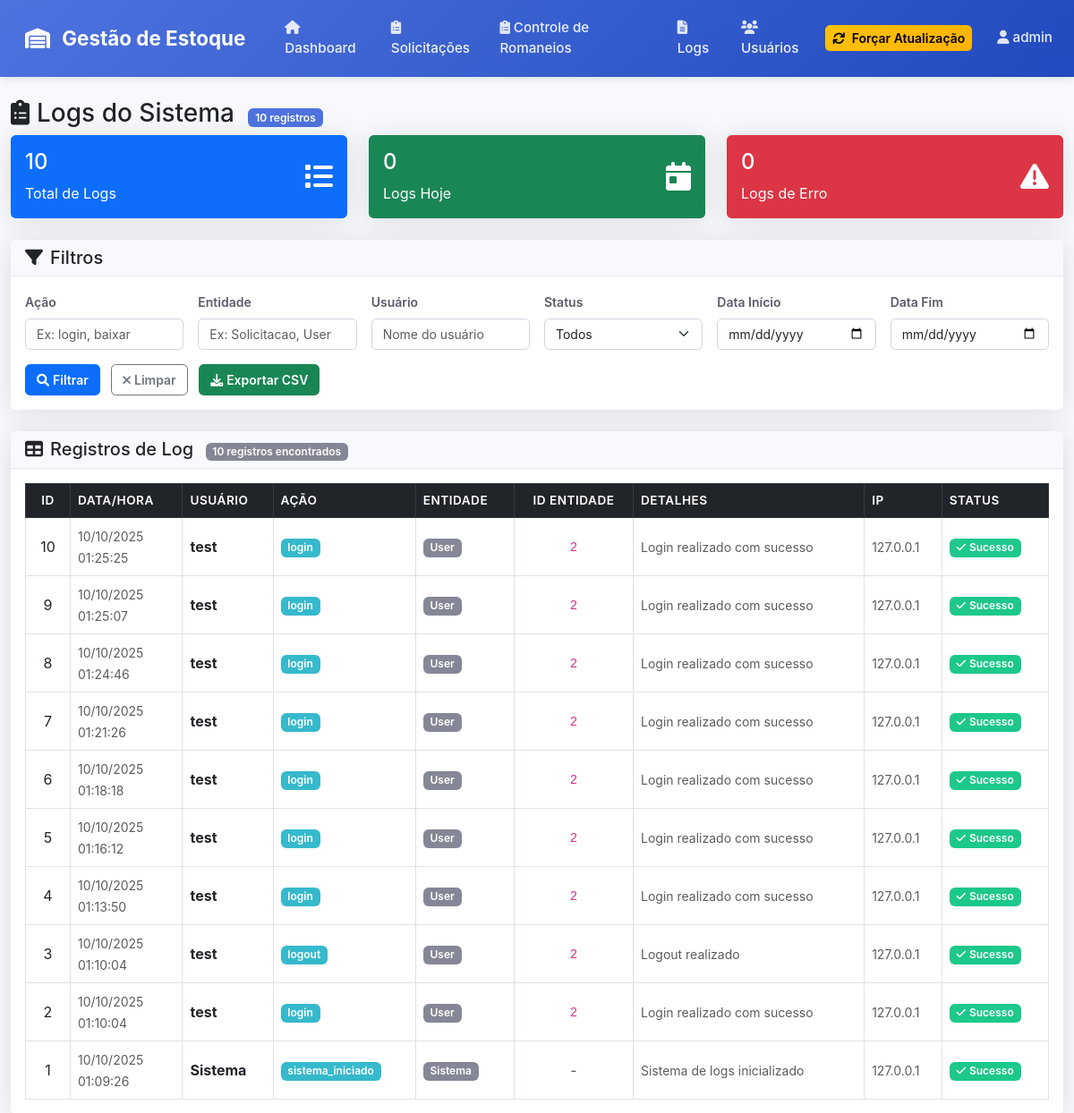
The app's page /logs (signed in) with its own data.
### app.py (models this page shows, shortened)
class User(UserMixin, db.Model):
    id = db.Column(db.Integer, primary_key=True)
    username = db.Column(db.String(80), unique=True, nullable=False)
    email = db.Column(db.String(120), unique=True, nullable=False)
    password_hash = db.Column(db.String(120), nullable=False)
    is_admin = db.Column(db.Boolean, default=False)
    is_active = db.Column(db.Boolean, default=True)
    created_at = db.Column(db.DateTime, default=datetime.utcnow)

class Log(db.Model):
    id = db.Column(db.Integer, primary_key=True)
    timestamp = db.Column(db.DateTime, default=datetime.utcnow, nullable=False)
    usuario_id = db.Column(db.Integer, db.ForeignKey('user.id'), nullable=False)
    usuario_nome = db.Column(db.String(80), nullable=False)
    acao = db.Column(db.String(50), nullable=False)  # login, logout, criar, editar, deletar, aprovar, etc.
    entidade = db.Column(db.String(50), nullable=False)  # Solicitacao, Produto, User, etc.
    entidade_id = db.Column(db.Integer, nullable=True)  # ID da entidade afetada
    detalhes = db.Column(db.Text, nullable=True)  # JSON com detalhes da operação
    ip_address = db.Column(db.String(45), nullable=True)  # Suporta IPv6
    user_agent = db.Column(db.String(500), nullable=True)
    status = db.Column(db.String(20), default='sucesso')  # sucesso, erro, aviso
    usuario = db.relationship('User', backref=db.backref('logs', lazy=True))

### app.py (the view)
@app.route('/logs')
@login_required
def logs():
    page = request.args.get('page', 1, type=int)
    per_page = 50
    acao_filter = request.args.get('acao', '')
    entidade_filter = request.args.get('entidade', '')
    usuario_filter = request.args.get('usuario', '')
    status_filter = request.args.get('status', '')
    data_inicio = request.args.get('data_inicio', '')
    data_fim = request.args.get('data_fim', '')
    query = Log.query
    if acao_filter:
        query = query.filter(Log.acao.contains(acao_filter))
    if entidade_filter:
        query = query.filter(Log.entidade.contains(entidade_filter))
    if usuario_filter:
        query = query.filter(Log.usuario_nome.contains(usuario_filter))
    if status_filter:
        query = query.filter(Log.status == status_filter)
    if data_inicio:
        try:
            data_inicio_obj = datetime.strptime(data_inicio, '%Y-%m-%d')
            query = query.filter(Log.timestamp >= data_inicio_obj)
        except ValueError:
            pass
    if data_fim:
        try:
            data_fim_obj = datetime.strptime(data_fim, '%Y-%m-%d')
            query = query.filter(Log.timestamp <= data_fim_obj)
        except ValueError:
            pass
    logs = query.order_by(Log.timestamp.desc()).paginate(
        page=page, per_page=per_page, error_out=False
    )
    total_logs = Log.query.count()
    logs_hoje = Log.query.filter(Log.timestamp >= datetime.now().replace(hour=0, minute=0, second=0, microsecond=0)).count()
    logs_erro = Log.query.filter(Log.status == 'erro').count()
    stats = {
        'total': total_logs,
        'hoje': logs_hoje,
        'erros': logs_erro
    }
    return render_template('logs.html',
                         logs=logs,
                         stats=stats,
                         acao_filter=acao_filter,
                         entidade_filter=entidade_filter,
                         usuario_filter=usuario_filter,
                         status_filter=status_filter,
                         data_inicio=data_inicio,
                         data_fim=data_fim)

### templates/logs.html (shortened to what this page needs)
{% extends "base.html" %}
{% block content %}
<div class="row">
    <div class="col-12">
        <h1 class="h3">
            <i class="fas fa-clipboard-list me-2"></i>Logs do Sistema
            <span class="badge bg-primary ms-2">{{ stats.total }} registros</span>
        </h1>
    </div>
</div>
<div class="row mb-4">
    <div class="col-md-4">
        <div class="card bg-primary text-white">
            <div class="card-body">
                <div class="d-flex justify-content-between">
                    <div>
                        <h4 class="card-title">{{ stats.total }}</h4>
                        <p class="card-text">Total de Logs</p>
                    </div>
                    <div class="align-self-center">
                        <i class="fas fa-list fa-2x"></i>
                    </div>
                </div>
            </div>
        </div>
    </div>
    <div class="col-md-4">
        <div class="card bg-success text-white">
            <div class="card-body">
                <div class="d-flex justify-content-between">
                    <div>
                        <h4 class="card-title">{{ stats.hoje }}</h4>
                        <p class="card-text">Logs Hoje</p>
                    </div>
                    <div class="align-self-center">
                        <i class="fas fa-calendar-day fa-2x"></i>
                    </div>
                </div>
            </div>
        </div>
    </div>
    <div class="col-md-4">
        <div class="card bg-danger text-white">
            <div class="card-body">
                <div class="d-flex justify-content-between">
                    <div>
                        <h4 class="card-title">{{ stats.erros }}</h4>
                        <p class="card-text">Logs de Erro</p>
                    </div>
                    <div class="align-self-center">
                        <i class="fas fa-exclamation-triangle fa-2x"></i>
                    </div>
                </div>
            </div>
        </div>
    </div>
</div>
<div class="row mb-4">
    <div class="col-12">
        <div class="card shadow">
            <div class="card-header">
                <h5 class="mb-0">
                    <i class="fas fa-filter me-2"></i>Filtros
                </h5>
            </div>
            <div class="card-body">
                <form method="GET" class="row g-3">
                    <div class="col-md-2">
                        <label for="acao" class="form-label">Ação</label>
                        <input type="text" class="form-control" id="acao" name="acao"
                               value="{{ acao_filter }}" placeholder="Ex: login, baixar">
                    </div>
                    <div class="col-md-2">
                        <label for="entidade" class="form-label">Entidade</label>
                        <input type="text" class="form-control" id="entidade" name="entidade"
                               value="{{ entidade_filter }}" placeholder="Ex: Solicitacao, User">
                    </div>
                    <div class="col-md-2">
                        <label for="usuario" class="form-label">Usuário</label>
                        <input type="text" class="form-control" id="usuario" name="usuario"
                               value="{{ usuario_filter }}" placeholder="Nome do usuário">
                    </div>
                    <div class="col-md-2">
                        <label for="status" class="form-label">Status</label>
                        <select class="form-select" id="status" name="status">
                            <option value="">Todos</option>
                        </select>
                    </div>
                    <div class="col-md-2">
                        <label for="data_inicio" class="form-label">Data Início</label>
                        <input type="date" class="form-control" id="data_inicio" name="data_inicio"
                               value="{{ data_inicio }}">
                    </div>
                    <div class="col-md-2">
                        <label for="data_fim" class="form-label">Data Fim</label>
                        <input type="date" class="form-control" id="data_fim" name="data_fim"
                               value="{{ data_fim }}">
                    </div>
                    <div class="col-12">
                        <button type="submit" class="btn btn-primary me-2">
                            <i class="fas fa-search me-1"></i>Filtrar
                        </button>
                        <a href="{{ url_for('logs') }}" class="btn btn-outline-secondary me-2">
                            <i class="fas fa-times me-1"></i>Limpar
                        </a>
                        <a href="{{ url_for('export_logs', acao=acao_filter, entidade=entidade_filter, usuario=usuario_filter, status=status_filter, data_inicio=data_inicio, data_fim=data_fim) }}"
                           class="btn btn-success">
                            <i class="fas fa-download me-1"></i>Exportar CSV
                        </a>
                    </div>
                </form>
            </div>
        </div>
    </div>
</div>
<div class="card shadow">
    <div class="card-header">
        <h5 class="mb-0">
            <i class="fas fa-table me-2"></i>Registros de Log
            <span class="badge bg-secondary ms-2">{{ logs.total }} registros encontrados</span>
        </h5>
    </div>
    <div class="card-body">
        <div class="table-responsive">
            <table class="table table-bordered table-hover">
                <thead class="table-dark">
                    <tr>
                        <th>ID</th>
                        <th>Data/Hora</th>
                        <th>Usuário</th>
                        <th>Ação</th>
                        <th>Entidade</th>
                        <th>ID Entidade</th>
                        <th>Detalhes</th>
                        <th>IP</th>
                        <th>Status</th>
                    </tr>
                </thead>
                <tbody>
                    {% for log in logs.items %}
                    <tr>
                        <td>{{ log.id }}</td>
                        <td>
                            <small class="text-muted">
                                {{ log.timestamp.strftime('%d/%m/%Y') if log.timestamp else '-' }}<br>
                                {{ log.timestamp.strftime('%H:%M:%S') if log.timestamp else '-' }}
                            </small>
                        </td>
                        <td>
                            <strong>{{ log.usuario_nome }}</strong>
                        </td>
                        <td>
                            <span class="badge bg-info">{{ log.acao }}</span>
                        </td>
                        <td>
                            <span class="badge bg-secondary">{{ log.entidade }}</span>
                        </td>
                        <td>
                            {% if log.entidade_id %}
                                <code>{{ log.entidade_id }}</code>
                            {% else %}
                                <span class="text-muted">-</span>
                            {% endif %}
                        </td>
                        <td>
                            {% if log.detalhes %}
                                <small class="text-muted">{{ log.detalhes[:100] }}{% if log.detalhes|length > 100 %}...{% endif %}</small>
                            {% else %}
                                <span class="text-muted">-</span>
                            {% endif %}
                        </td>
                        <td>
                            <small class="text-muted">{{ log.ip_address or '-' }}</small>
                        </td>
                        <td>
                            {% if log.status == 'sucesso' %}
                                <span class="badge bg-success">
                                    <i class="fas fa-check me-1"></i>Sucesso
                                </span>
                            {% elif log.status == 'erro' %}
                                <span class="badge bg-danger">
                                    <i class="fas fa-times me-1"></i>Erro
                                </span>
                            {% elif log.status == 'aviso' %}
                                <span class="badge bg-warning text-dark">
                                    <i class="fas fa-exclamation-triangle me-1"></i>Aviso
                                </span>
                            {% else %}
                                <span class="badge bg-secondary">{{ log.status }}</span>
                            {% endif %}
                        </td>
                    </tr>
                    {% endfor %}
                </tbody>
            </table>
        </div>
    </div>
</div>
{% endblock %}

### templates/base.html (shortened to what this page needs)
<!DOCTYPE html>
<html lang="pt-BR">
<head>
    <link href="https://cdn.jsdelivr.net/npm/bootstrap@5.3.0/dist/css/bootstrap.min.css" rel="stylesheet">
    <link href="https://cdnjs.cloudflare.com/ajax/libs/font-awesome/6.0.0/css/all.min.css" rel="stylesheet">
    <link href="{{ url_for('static', filename='css/style.css') }}" rel="stylesheet">
</head>
<body>
    <nav class="navbar navbar-expand-lg navbar-dark bg-primary">
        <div class="container-fluid">
            <a class="navbar-brand" href="{{ url_for('index') }}">
                <i class="fas fa-warehouse me-2"></i>
                Gestão de Estoque
            </a>
            <div class="collapse navbar-collapse" id="navbarNav">
                <ul class="navbar-nav me-auto">
                    <li class="nav-item">
                        <a class="nav-link" href="{{ url_for('index') }}">
                            <i class="fas fa-home me-1"></i>Dashboard
                        </a>
                    </li>
                    <li class="nav-item">
                        <a class="nav-link" href="{{ url_for('solicitacoes') }}">
                            <i class="fas fa-clipboard-list me-1"></i>Solicitações
                        </a>
                    </li>
                    <li class="nav-item">
                        <a class="nav-link" href="{{ url_for('controle_impressoes') }}">
                            <i class="fas fa-clipboard-list me-1"></i>Controle de Romaneios
                        </a>
                    </li>
                    <li class="nav-item">
                        <a class="nav-link" href="{{ url_for('logs') }}">
                            <i class="fas fa-file-alt me-1"></i>Logs
                        </a>
                    </li>
                    {% if current_user.is_admin %}
                    <li class="nav-item">
                        <a class="nav-link" href="{{ url_for('listar_usuarios') }}">
                            <i class="fas fa-users me-1"></i>Usuários
                        </a>
                    </li>
                    {% endif %}
                </ul>
                <div class="navbar-nav me-3">
                    <button type="button" class="btn btn-sm btn-warning"
                            id="btnInvalidarCacheGlobal"
                            data-bs-toggle="tooltip" data-bs-placement="bottom"
                            title="Forçar atualização dos dados (use quando mudar status manualmente)">
                        <i class="fas fa-refresh me-1"></i>
                        Forçar Atualização
                    </button>
                </div>
                <ul class="navbar-nav">
                    <li class="nav-item">
                        <a class="nav-link" href="#" id="btnUserMenu" role="button">
                            <i class="fas fa-user me-1"></i>{{ current_user.username }}
                        </a>
                    </li>
                </ul>
            </div>
        </div>
    </nav>
    <div class="container-fluid mt-4">
        {% block content %}{% endblock %}
    </div>
</body>
</html>

### records on screen
User: username "admin"
Log: id "10", timestamp "10/10/2025", timestamp "01:25:25", usuario_nome "test", acao "login", entidade "User", entidade_id "2", detalhes "Login realizado com sucesso", ip_address "127.0.0.1", status "sucesso" (drawn)
Log: id "9", timestamp "10/10/2025", timestamp "01:25:07", usuario_nome "test", acao "login", entidade "User", entidade_id "2", detalhes "Login realizado com sucesso", ip_address "127.0.0.1", status "sucesso" (drawn)
Log: id "8", timestamp "10/10/2025", timestamp "01:24:46", usuario_nome "test", acao "login", entidade "User", entidade_id "2", detalhes "Login realizado com sucesso", ip_address "127.0.0.1", status "sucesso" (drawn)
Log: id "7", timestamp "10/10/2025", timestamp "01:21:26", usuario_nome "test", acao "login", entidade "User", entidade_id "2", detalhes "Login realizado com sucesso", ip_address "127.0.0.1", status "sucesso" (drawn)
Log: id "6", timestamp "10/10/2025", timestamp "01:18:18", usuario_nome "test", acao "login", entidade "User", entidade_id "2", detalhes "Login realizado com sucesso", ip_address "127.0.0.1", status "sucesso" (drawn)
Log: id "5", timestamp "10/10/2025", timestamp "01:16:12", usuario_nome "test", acao "login", entidade "User", entidade_id "2", detalhes "Login realizado com sucesso", ip_address "127.0.0.1", status "sucesso" (drawn)
Log: id "4", timestamp "10/10/2025", timestamp "01:13:50", usuario_nome "test", acao "login", entidade "User", entidade_id "2", detalhes "Login realizado com sucesso", ip_address "127.0.0.1", status "sucesso" (drawn)
Log: id "3", timestamp "10/10/2025", timestamp "01:10:04", usuario_nome "test", acao "logout", entidade "User", entidade_id "2", detalhes "Logout realizado", ip_address "127.0.0.1", status "sucesso" (drawn)
Log: id "2", timestamp "10/10/2025", timestamp "01:10:04", usuario_nome "test", acao "login", entidade "User", entidade_id "2", detalhes "Login realizado com sucesso", ip_address "127.0.0.1", status "sucesso" (drawn)
Log: id "1", timestamp "10/10/2025", timestamp "01:09:26", usuario_nome "Sistema", acao "sistema_iniciado", entidade "Sistema", detalhes "Sistema de logs inicializado", ip_address "127.0.0.1", status "sucesso" (drawn)

### other values on screen
{{ stats.total }} "10"
{{ stats.hoje }} "0"
{{ stats.erros }} "0"
{{ logs.total }} "10"
